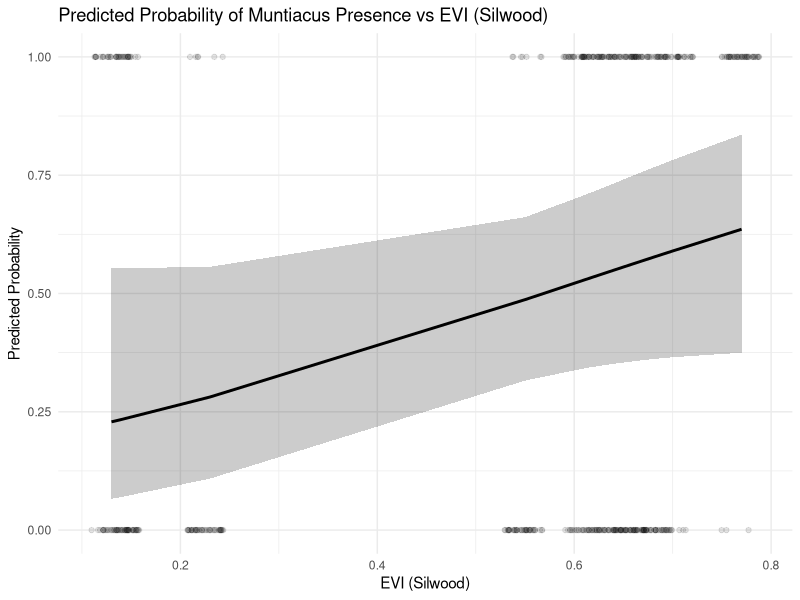

The R source for this figure:
# Load required packages
library(MASS)
library(dplyr)
library(lme4)


# Read the data
model <- read.csv("../results/binary_muntiacus_with_e.csv", stringsAsFactors = FALSE)

# Ensure variables have correct types
model$Muntiacus_present <- as.numeric(model$Muntiacus_present)
model$EVI_Silwood <- as.numeric(model$EVI_Silwood)
model$Station <- as.factor(model$Station)  # Treat Station as categorical
model <- model[model$Station != "63", ]


nb_model <- glm(Muntiacus_present ~ EVI_Silwood, data = model, family = "binomial")

# Summarize the model
summary(nb_model)


# Fit a GLMM with Station as a random effect
glmm_model <- glmer(
  Muntiacus_present ~ EVI_Silwood + (1 | Station), 
  data = model,
  family = binomial(link = "logit")
)

# Summarize the model
summary(glmm_model)

anova(glmm_model, test = "Chisq")

#install.packages("ggeffects")  # Uncomment if ggeffects is not installed
library(ggeffects)
library(ggplot2)


pred <- ggpredict(glmm_model, terms = c("EVI_Silwood [all]"))

# Plot observed points (jittered) + predicted sigmoid curve
ggplot() +
  # Observed 0/1 points
  geom_jitter(
    data = model,
    aes(x = EVI_Silwood, y = Muntiacus_present),
    width = 0.02, height = 0, alpha = 0.1, color = "black"
  ) +
  # Predicted probability curve
  geom_line(
    data = pred,
    aes(x = x, y = predicted),
    color = "black", size = 1
  ) +
  # 95% confidence interval
  geom_ribbon(
    data = pred,
    aes(x = x, ymin = conf.low, ymax = conf.high),
    alpha = 0.2, fill = "black"
  ) +
  labs(
    title = "Predicted Probability of Muntiacus Presence vs EVI (Silwood)",
    x = "EVI (Silwood)",
    y = "Predicted Probability"
  ) +
  theme_minimal()
